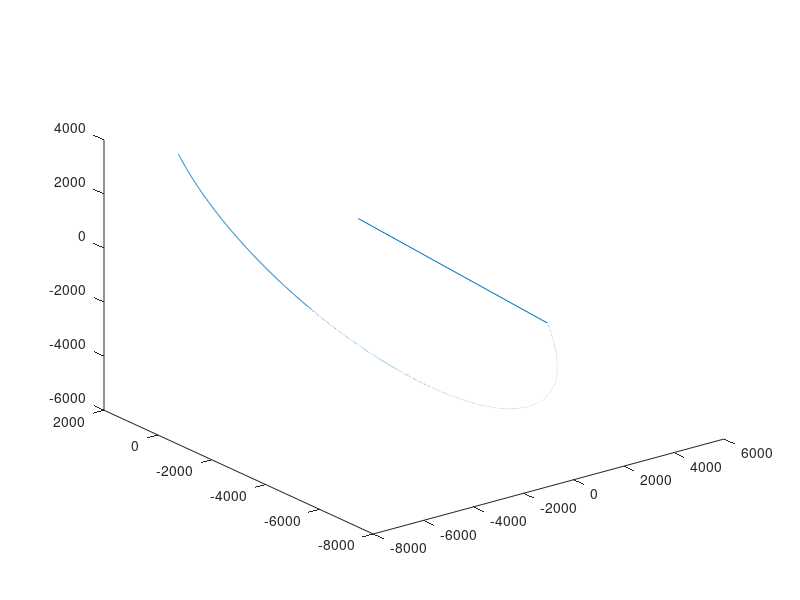

This chart was generated by the following MATLAB code: (Note: this script raises an error after producing the figure.)
r10 = [-6296.30;817.09;3591.96];
v10 = [-3.05;-6.00;-2.65];
r20 = [-2192.51;-6164.08;-1033.77];
v20 = [3.12;-1.68;-7.24];
mu = 398600.4418;
N = 3000;
dt = 2;

r1 = zeros(3,N+1);
v1 = zeros(3,N+1);
r1(:,1) = r10;
v1(:,1) = v10;

r2 = zeros(3,N+1);
v2 = zeros(3,N+1);
r2(:,1) = r20;
v2(:,1) = v20;

p = 1;
for i = 0:dt:N
    r1(:,p+1) = r1(:,p) + v1(:,p)*dt;
    R1 = norm(r1(:,p));
    v1(:,p+1) = v1(:,p) - (mu/(R1^3))*r1(:,p)*dt;
    r2(:,p+1) = r2(:,p) + v2(:,p)*dt;
    R2 = norm(r2(:,p));
    v2(:,p+1) = v2(:,p) - (mu/(R2^3))*r2(:,p)*dt;
    p = p + 1;
end

p = 1; 
% for i = 0:dt:3000
%     plot3(r1(1,p),r1(2,p),r1(3,p),'k')
%     hold on
%     plot3(r2(1,p),r2(2,p),r2(3,p),'b')
%     hold on
%     pause(0.001)
%     p = p + 1;
% end
plot3(r1(1,:),r1(2,:),r1(3,:))
hold on
plot3(r1(1,:)-X(1,:),r1(2,:)-X(2,:),r1(3,:)-X(3,:))
% 
% 
% for i=1:10
%     plot(linspace(0,1),linspace(0,1))
%     hold on;pause(0.1);
% end